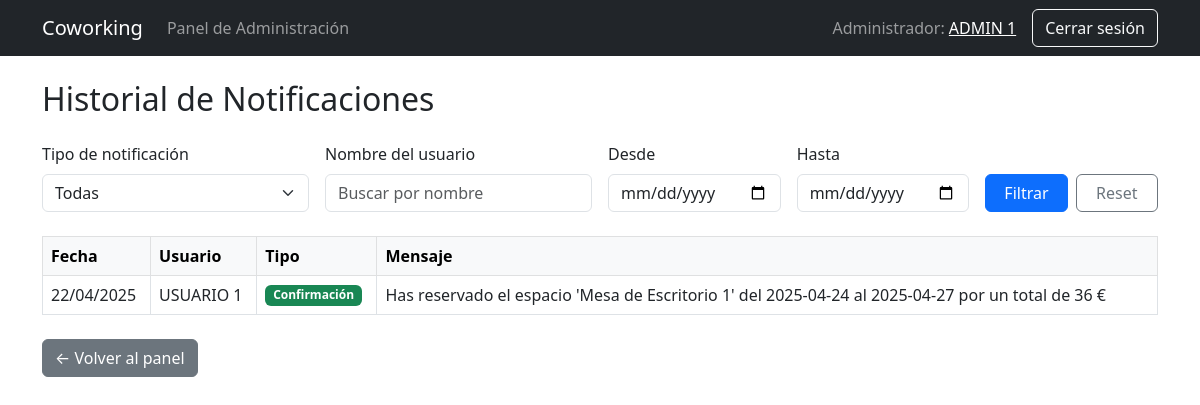
Screenshot of /coworking/public/index.php?c=adminnotificaciones&a=index (signed in) with the database file from the repository.
### tables this page shows
CREATE TABLE `notificaciones` (
  `id` int(11) NOT NULL,
  `usuario_id` int(11) DEFAULT NULL,
  `mensaje` text NOT NULL,
  `tipo_notificacion` enum('confirmación','cancelación','recordatorio','cupón') DEFAULT NULL,
  `fecha_envio` datetime DEFAULT current_timestamp()
);

CREATE TABLE `usuarios` (
  `id` int(11) NOT NULL,
  `nombre_completo` varchar(100) NOT NULL,
  `email` varchar(100) NOT NULL,
  `contraseña` varchar(255) NOT NULL,
  `fecha_registro` datetime DEFAULT current_timestamp(),
  `tipo_usuario` enum('cliente','admin') DEFAULT 'cliente'
);

### coworking/controllers/AdminNotificacionesController.php (called while the page is built, shortened)
<?php
require_once __DIR__ . '/../models/Notificacion.php';
class AdminNotificacionesController {
    public function index() {
        global $pdo;
        $tipo = $_GET['tipo'] ?? '';
        $usuario_nombre = trim($_GET['usuario_nombre'] ?? '');
        $fecha_inicio = $_GET['fecha_inicio'] ?? '';
        $fecha_fin = $_GET['fecha_fin'] ?? '';
        $pagina = isset($_GET['pagina']) ? max(1, intval($_GET['pagina'])) : 1;
        $por_pagina = 10;
        $modelo = new Notificacion($pdo);
        $total = $modelo->contarConFiltro($tipo, $usuario_nombre, $fecha_inicio, $fecha_fin);
        $notificaciones = $modelo->filtrar($tipo, $usuario_nombre, $fecha_inicio, $fecha_fin, $pagina, $por_pagina);
        require_once __DIR__ . '/../views/admin/notificaciones/index.php';
    }
}

### coworking/public/index.php (called while the page is built, shortened)
<?php
require_once '../router.php';

### coworking/models/Notificacion.php (called while the page is built, shortened)
<?php
class Notificacion {
    private $db;
    public function __construct($pdo) {
        $this->db = $pdo;
    }
    public function filtrar($tipo, $usuario_nombre, $fecha_inicio, $fecha_fin, $pagina = 1, $por_pagina = 10) {
        $sql = "
            SELECT n.*, u.nombre_completo
            FROM notificaciones n
            JOIN usuarios u ON n.usuario_id = u.id
            WHERE 1 = 1
        ";
        $params = [];
        $sql .= " ORDER BY n.fecha_envio DESC LIMIT " . intval($por_pagina) . " OFFSET " . intval(($pagina - 1) * $por_pagina);
        $stmt = $this->db->prepare($sql);
        $stmt->execute($params);
        return $stmt->fetchAll(PDO::FETCH_ASSOC);
    }
    public function contarConFiltro($tipo, $usuario_nombre, $fecha_inicio, $fecha_fin) {
        $sql = "SELECT COUNT(*) as total
                FROM notificaciones n
                JOIN usuarios u ON n.usuario_id = u.id
                WHERE 1 = 1";
        $params = [];
        $stmt = $this->db->prepare($sql);
        $stmt->execute($params);
        return $stmt->fetchColumn();
    }
}

### coworking/views/admin/notificaciones/index.php (the view, shortened to what this page needs)
<?php require_once __DIR__ . '/../../partials/navbar.php'; ?>
<!DOCTYPE html>
<html lang="es">
<head>
    <link href="https://cdn.jsdelivr.net/npm/bootstrap@5.3.0/dist/css/bootstrap.min.css" rel="stylesheet">
</head>
<body>
<div class="container mt-4">
    <h2 class="mb-4">Historial de Notificaciones</h2>
    <form method="GET" class="row align-items-end g-3 mb-4">
        <div class="col-md-3">
            <label class="form-label">Tipo de notificación</label>
            <select name="tipo" class="form-select">
                <option value="">Todas</option>
            </select>
        </div>
        <div class="col-md-3">
            <label class="form-label">Nombre del usuario</label>
            <input type="text" name="usuario_nombre" class="form-control"
                   placeholder="Buscar por nombre"
                   value="<?= htmlspecialchars($_GET['usuario_nombre'] ?? '') ?>">
        </div>
        <div class="col-md-2">
            <label class="form-label">Desde</label>
            <input type="date" name="fecha_inicio" class="form-control" value="<?= $_GET['fecha_inicio'] ?? '' ?>">
        </div>
        <div class="col-md-2">
            <label class="form-label">Hasta</label>
            <input type="date" name="fecha_fin" class="form-control" value="<?= $_GET['fecha_fin'] ?? '' ?>">
        </div>
        <div class="col-md-2 d-flex gap-2">
            <button type="submit" class="btn btn-primary w-100">Filtrar</button>
            <a href="?c=adminNotificaciones&a=index" class="btn btn-outline-secondary w-100">Reset</a>
        </div>
    </form>
    <?php if (empty($notificaciones)): ?>
        <div class="alert alert-info">No se han encontrado notificaciones con los filtros aplicados.</div>
    <?php else: ?>
        <table class="table table-bordered table-hover align-middle">
            <thead class="table-light">
                <tr>
                    <th>Fecha</th>
                    <th>Usuario</th>
                    <th>Tipo</th>
                    <th>Mensaje</th>
                </tr>
            </thead>
            <tbody>
                <?php foreach ($notificaciones as $n): ?>
                    <tr>
                        <td><?= date('d/m/Y', strtotime($n['fecha_envio'])) ?></td>
                        <td><?= htmlspecialchars($n['nombre_completo']) ?></td>
                        <td>
                            <?php
                                $tipo = mb_strtolower($n['tipo_notificacion']);
                                $badge = 'secondary';
                                if ($tipo === 'cupon' || $tipo === 'cupón') $badge = 'info';
                                elseif ($tipo === 'cancelacion' || $tipo === 'cancelación') $badge = 'danger';
                                elseif ($tipo === 'confirmacion' || $tipo === 'confirmación') $badge = 'success';
                                elseif ($tipo === 'recordatorio') $badge = 'warning';
                            ?>
                            <span class="badge bg-<?= $badge ?>"><?= ucfirst($tipo) ?></span>
                        </td>
                        <td><?= nl2br(htmlspecialchars($n['mensaje'])) ?></td>
                    </tr>
                <?php endforeach ?>
            </tbody>
        </table>
    <?php endif; ?>
    <div class="mt-4">
        <a href="?c=admin&a=index" class="btn btn-secondary">← Volver al panel</a>
    </div>
</div>
</body>
</html>

### rows the page displays
notificaciones: fecha_envio "22/04/2025", usuario.nombre_completo "USUARIO 1", tipo_notificacion "Confirmación", mensaje "Has reservado el espacio 'Mesa de Escritorio 1' del 2025-04-24 al 2025-04-27 por un total de 36 €"

### other values shown
$_SESSION['usuario']['nombre_completo'] "ADMIN 1"
